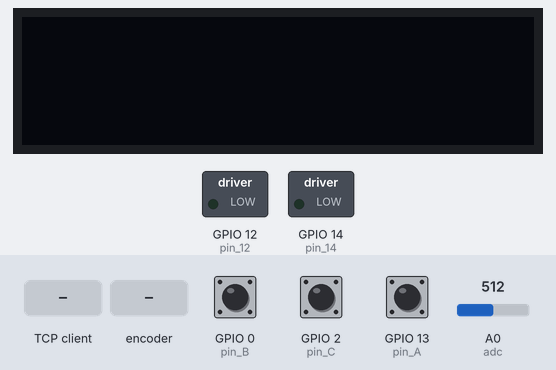
Bench run of a program on a simulated ESP8266 board running MicroPython. Parts: 128×32 one-colour display, switched loads named in the program (green lamp = pin HIGH). Inputs (shaded band) come from the test bench; at power-on: GPIO 2 (pin_C) HIGH, GPIO 0 (pin_B) HIGH, GPIO 13 (pin_A) HIGH, A0 (adc) = 512 (analog values on the 0–1023 scale). WiFi joins after 1.5 s; one TCP client connects 1 s after the port opens and stays connected; the clock reads 2024-03-15 10:24:30 at power-on unless the program sets it; what the program prints to the serial console is not drawn.

Above: at 2.7 s.
2.8 s: the TCP client sends "display on"
4.3 s: rotary encoder on GPIO 13 (pin_A) / GPIO 0 (pin_B) turned 3 steps (first pin leading)
At 5.7 s:
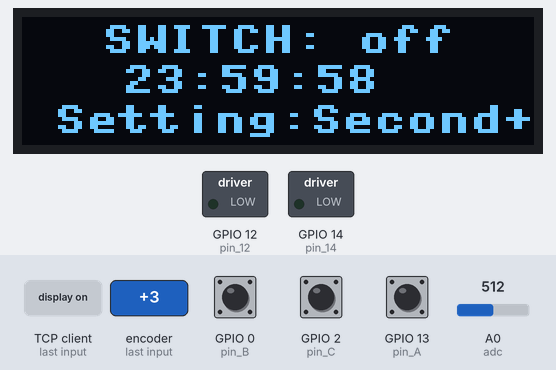
6.5 s: rotary encoder on GPIO 13 (pin_A) / GPIO 0 (pin_B) turned 3 steps (first pin leading)
At 8.4 s:
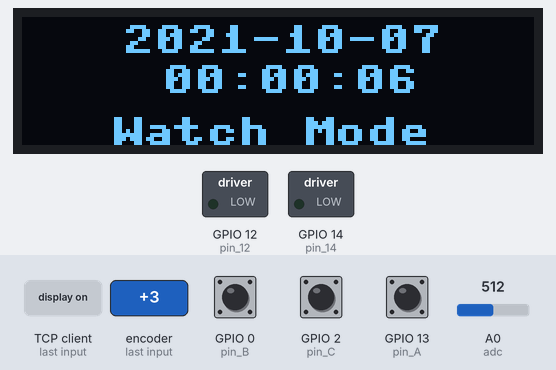
8.6 s: rotary encoder on GPIO 13 (pin_A) / GPIO 0 (pin_B) turned 2 steps (second pin leading)
At 10.1 s:
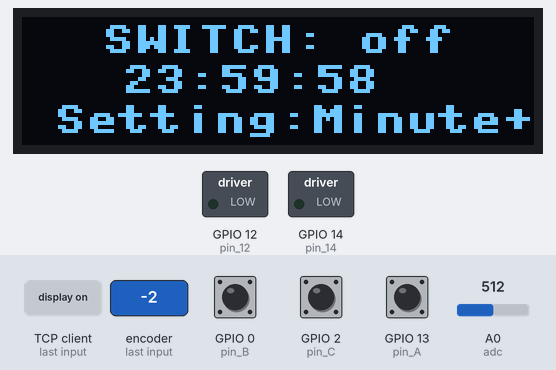
10.6 s: GPIO 2 (pin_C) pulled LOW for 0.15 s
At 12.0 s:
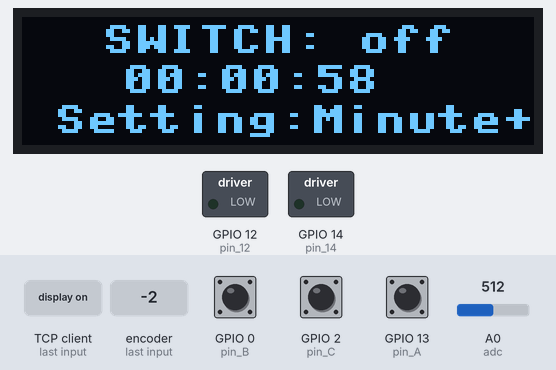
12.3 s: rotary encoder on GPIO 13 (pin_A) / GPIO 0 (pin_B) turned 2 steps (second pin leading)
At 12.47 s:
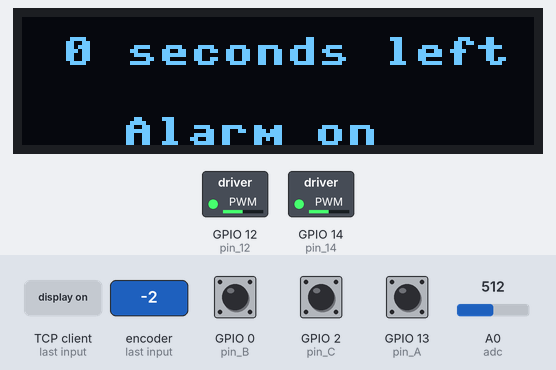
Timing chart, 0 to 15.2 s (numbered marks = the images above; inputs shaded):
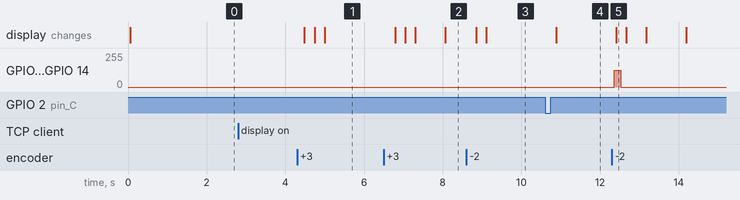

Measured:
- after the input at 2.8 s, every drawn part: stays the same
- after the input at 4.3 s, the display: first changes after 0.18 s (image 1 shows a later state)
- after the input at 6.5 s, the display: first changes after 0.30 s (image 2 shows a later state)
- after the input at 8.6 s, the display: first changes after 0.25 s (image 3 shows a later state)
- after the input at 10.6 s, the display: changes after 0.29 s (image 4)
- after the input at 12.3 s, GPIO 12 (pin_12), GPIO 14 (pin_14): 0/255 → 125/255 after 0.06 s, → 0/255 0.16 s later; the display: changes after 0.11 s (image 5)

The program:

Lab5_server.py
```python
from machine import RTC, Pin, I2C, Timer, ADC, PWM, SPI
import ssd1306
import utime
import math
import time
import urequests
import ujson
import network
from socket import *

# esptool.py --baud 460800 write_flash --flash_size=4MB 0 esp8266-20210902-v1.17.bin
# mpfshell --open cu.usbserial-0246BBC0 -nc repl
# cd /Users/apple/Desktop/pythonProject/venv/Lab3_Checkpoint4
# mpfshell -nc "open cu.usbserial-0246BBC0; mput main.py"

# Protocols

def do_connect():
    wlan = network.WLAN(network.STA_IF)  # reconnects???????????????????????????????
    wlan.active(True)
    ap_if = network.WLAN(network.AP_IF);
    ap_if.active(False)
    # wlan.config(reconnects=1)
    if not wlan.isconnected():
        print('connecting to network...')  # change passwords
        wlan.connect('Columbia University') # need to change!
        old_time = time.time()
        while not wlan.isconnected():
            if time.time() - old_time > 5: print('Connection Failed'); return False
    if wlan.isconnected():
        print('network config:', wlan.ifconfig())
        print('Connect Successfully!!')
        return True, wlan.ifconfig()
    else: return False

def do_server(host, port=80):
    sersock = socket(AF_INET, SOCK_STREAM)
    sersock.bind((host, port))
    sersock.listen(1)
    sersock.settimeout(0.2) # no-blocking is not multi-processing!
    print('The server is ready to receive')
    return sersock
    # set a parameter representing the screen's state(on/off) #

def is_leap(y):  # Define leap year
    if ((y % 4 == 0) and (y % 100 != 0)) or (y % 400 == 0): return True
    else: return False

def switch_mode(cur_mode):  # Modes= 0,1,2 refers to watch, setting, alarm respectively
    if cur_mode != 3: return cur_mode + 1
    else: return 0

def switch_digit(cur_digit, state=0):  # digits= 0,1,2,4,5,6, refers to Year, Month, Day, Hour, Minute, Second respectively
    if state == 2: return (cur_digit + 1) % 3
    else:
        if cur_digit == 2: return 4
        else: return (cur_digit + 1) % 7

def judge(value):
    if value > 0: return 1
    else: return -1

def double_str(value):
    if value >= 10: return str(value)
    else: return '0' + str(value)
#-------------------------------------------------------------------------------------------------------------
def callback(p):
    global pin_A_state, pin_B_state, alarm_B_state, pin_C_state, alarm_time, alarm_mode, start_alarm, display_on
    display_on = 1 # tap button also light screen
    receive_A = receive_B = receive_C = 0
    for i in range(10):
        receive_A += pin_A.value()
        receive_B += pin_B.value()
        receive_C += pin_C.value()
        utime.sleep(0.002)

    if receive_A == 0:
        pin_A_state = switch_mode(pin_A_state)  # Pin A takes control of modes (Watch, Setting, Alarm)
    if receive_B == 0:
        if start_alarm == 1:
            LED.duty(0); Motor.duty(0); start_alarm = 0; return
        if pin_A_state == 1: pin_B_state = switch_digit(pin_B_state)
        if pin_A_state == 2: alarm_B_state = switch_digit(alarm_B_state, 2)
        if pin_A_state == 3:
            alarm_mode = not alarm_mode
            LED.duty(0); Motor.duty(0)

    if receive_C == 0:
        if pin_A_state == 1:
            display_time[pin_B_state] += pin_C_state
        if pin_A_state == 2:
            Pos_alarm_time[alarm_B_state] += pin_C_state
        if pin_A_state == 3:
            alarm_time += pin_C_state
#-----------------------------------------------------------------------------------
i2c = I2C(scl=Pin(5), sda=Pin(4), freq=100000)
display = ssd1306.SSD1306_I2C(128, 32, i2c)

# Leap year calendar
normal_year = [31, 28, 31, 30, 31, 30, 31, 31, 30, 31, 30, 31]
leap_year = [31, 29, 31, 30, 31, 30, 31, 31, 30, 31, 30, 31]

display_time = [2021, 10, 6, 2, 23, 59, 58, 0]
time_format = ['Year', 'Month', 'Date', 'Weekday', 'Hour', 'Minute', 'Second', 'Microsecond']
rtc = RTC()  # In this way, RTC can be write as rtc
rtc.datetime(tuple(display_time))  # Setting System time
original_seconds = time.time()  # Withdrawing system time as second format

pin_A_state, pin_B_state, alarm_B_state, pin_C_state = 0, 0, 0, 1
add_p1, add_p2, add_p3 = 0, 0, 0; hold_iter = 15; text_time = 25
alarm_time, alarm_mode, Pos_alarm_mode, start_alarm = 0, 0, 0, 0
Pos_alarm_time = display_time[4:7].copy()

pin_A = Pin(13, Pin.IN, Pin.PULL_UP)
pin_A.irq(trigger=Pin.IRQ_FALLING, handler=callback)
pin_B = Pin(0, Pin.IN, Pin.PULL_UP) # LED light
pin_B.irq(trigger=Pin.IRQ_FALLING, handler=callback)
pin_C = Pin(2, Pin.IN, Pin.PULL_UP)
pin_C.irq(trigger=Pin.IRQ_FALLING, handler=callback)

# LED and Motor Parameters
pin_14 = Pin(14)
LED = PWM(pin_14); LED.duty(0); LED.freq(50)
pin_12 = Pin(12)
Motor = PWM(pin_12); Motor.duty(0); Motor.freq(1000)

# ADC & Smooth Setting
smooth = 5
adc = ADC(0)
old_val = adc.read() / 1023 * 255

conn_status, config = do_connect()
sersock = do_server(config[0]) # get local ip address
display_on = 0; show_text = 0
#--------------------------------------------------------------------------------main
while 1:
    #  Watch Related Coding
    if not display_on: display.poweroff()
    else: display.poweron()
    data = None

    if conn_status:
        try:
            conn, address = sersock.accept()
            data = conn.recv(4096).decode('ascii')
            data = data[:-1]
            print(data)
        except OSError:
            pass

        if data != None:
            if data == "display on" or data == 'display home': # execute display on oled #
                display_on = 1
                ser_response = "GET! Display is turned on!☀\n"
                conn.send(ser_response.encode())

            elif data == "display off": # execute display off oled #
                display_on = 0
                ser_response = "Yes! Display is turned off!💤\n"
                conn.send(ser_response.encode())

            else: # if the screen is on, display the message received #
                if display_on == 0: # if the screen is off, return "Please turn on the screen first"
                    ser_response = "Please Display On first!😓\n"
                    conn.send(ser_response.encode())
                    continue
                show_text = 1; text_value = data
                ser_response = "OK! Message is displayed😀\n"
                conn.send(ser_response.encode())

#----------------------------------------------------------------------------------------------- watch
    now_seconds = time.time()
    seconds_error = now_seconds - original_seconds
    original_seconds = now_seconds
    display_time[6] += seconds_error
    # watch mode change
    if display_time[6]>=60 or display_time[6]<0:  # The minute hand ought to change
        display_time[5] += judge(display_time[6])
        display_time[6] %= 60
    if display_time[5]>=60 or display_time[5]<0:  # The hour hand ought to change
        display_time[4] += judge(display_time[5])
        display_time[5] %= 60
    if display_time[4] >= 24 or display_time[4]<0:  # The day ought to change
        display_time[2] += judge(display_time[4])
        display_time[4] %= 24
    if display_time[1]<=12 and is_leap(display_time[0]) and (display_time[2]>leap_year[display_time[1] - 1] or display_time[2]<1):  # Leap year, the month ought to change
        if display_time[2] < 1:
            temp_value = judge(display_time[2] - 1)
            display_time[1] += temp_value
            display_time[2] = (display_time[2] - 1) % leap_year[display_time[1] - 1] + 1
        else:
            temp_value = judge(display_time[2]-1)
            display_time[2] = (display_time[2]-1) % leap_year[display_time[1]-1] + 1
            display_time[1] += temp_value
    if display_time[1]<=12 and not is_leap(display_time[0]) and (display_time[2]>normal_year[display_time[1] - 1] or display_time[2]<1):  # Normal year, the month ought to change
        if display_time[2] < 1:
            temp_value = judge(display_time[2] - 1)
            display_time[1] += temp_value
            display_time[2] = (display_time[2] - 1) % normal_year[display_time[1] - 1] + 1
        else:
            temp_value = judge(display_time[2] - 1)
            display_time[2] = (display_time[2] - 1) % normal_year[display_time[1] - 1] + 1
            display_time[1] += temp_value
    if display_time[1]>=13 or display_time[1]<1:  # The year ought to change
        display_time[0] += judge(display_time[1]-1)
        display_time[1] = (display_time[1]-1) % 12 + 1

    # alarm mode trigger/change
    if alarm_mode == 1 and alarm_time > 0:
        alarm_time -= seconds_error
    if Pos_alarm_time == display_time[4:7] and Pos_alarm_mode == 1: start_alarm = 1
    if Pos_alarm_time[2]>=60 or Pos_alarm_time[2]<0:  # The minute hand ought to change
        Pos_alarm_time[1] += judge(Pos_alarm_time[2])
        Pos_alarm_time[2] %= 60
    if Pos_alarm_time[1]>=60 or Pos_alarm_time[1]<0:  # The hour hand ought to change
        Pos_alarm_time[0] += judge(Pos_alarm_time[1])
        Pos_alarm_time[1] %= 60
    if Pos_alarm_time[0] >= 24 or Pos_alarm_time[0]<0:  # The day ought to change
        Pos_alarm_time[0] %= 24

    if not pin_C.value():  # add minus direction for setting
        add_p1 += not pin_C.value()
        if add_p1 > hold_iter:
            pin_C_state = -1 * pin_C_state; add_p1 = 0
    else: add_p1 = 0

    if pin_A_state==2 and not pin_B.value(): # switch alarm on/off
        add_p2 += not pin_B.value()
        print(add_p2)
        if add_p2 > hold_iter:
            Pos_alarm_mode = not Pos_alarm_mode; add_p2 = 0
    else: add_p2 = 0

    if display_on:
        #  Display module
        display.fill(0)
        if pin_A_state == 0:  # Watch Mode
            display.text('{0}-{1}-{2}'.format(double_str(display_time[0]), double_str(display_time[1]), double_str(display_time[2])), 25, 2, 1)
            display.text('{0}:{1}:{2}'.format(double_str(display_time[4]), double_str(display_time[5]), double_str(display_time[6])), 35, 12, 1)
            display.text('Watch Mode', 22, 25, 1)

        if pin_A_state == 1:  # Setting Mode
            display.text('{0}-{1}-{2}'.format(double_str(display_time[0]), double_str(display_time[1]), double_str(display_time[2])), 25, 2, 1)
            display.text('{0}:{1}:{2}'.format(double_str(display_time[4]), double_str(display_time[5]), double_str(display_time[6])), 35, 12, 1)
            if pin_C_state>0: display.text('Setting:{0}+'.format(time_format[pin_B_state]), 8, 22, 1)
            else: display.text('Setting:{0}-'.format(time_format[pin_B_state]), 8, 22, 1)

        if pin_A_state == 2: # Pos alarm
            display.text('SWITCH: {0}'.format('on' if Pos_alarm_mode == 1 else 'off'), 20, 2, 1)
            display.text('{0}:{1}:{2}'.format(double_str(Pos_alarm_time[0]), double_str(Pos_alarm_time[1]), double_str(Pos_alarm_time[2])), 25, 12, 1)
            if pin_C_state>0: display.text('Setting:{0}+'.format(time_format[alarm_B_state+4]), 8, 22, 1)
            else: display.text('Setting:{0}-'.format(time_format[alarm_B_state+4]), 8, 22, 1)

        if pin_A_state == 3:  # Alarm Mode
            display.text('{0} seconds left'.format(alarm_time), 10, 5, 1)
            display.text('Alarm {0}'.format('on' if alarm_mode == 1 else 'off'), 25, 25, 1)

        if start_alarm == 1:
            display.fill(0)
            Pos_alarm_mode = 0
            display.text('Time out!!!', 25, 18, 1)
            add_p3 += 1
            if add_p3 > 10: display.fill(0)
            if add_p3 > 20: add_p3 = 0
            LED.duty(500); Motor.duty(500)

        if alarm_time == 0 and alarm_mode == 1:
            LED.duty(500); Motor.duty(500)

        if show_text:
            display.fill(0)
            display.text(text_value, 30, 10, 1)
            text_time -= 1
            if text_time <= 0: show_text = 0; text_time = 25

        #Lightness adjusts with Sensor
        sensor_val = adc.read()
        real_value = sensor_val / 1023 * 255
        diff = real_value - old_val
        smooth_val = int(old_val + diff / smooth)  # Use smooth to avoid flash too sensitive
        display.contrast(smooth_val)
        old_val = smooth_val  # Update old value
        display.show()
```
